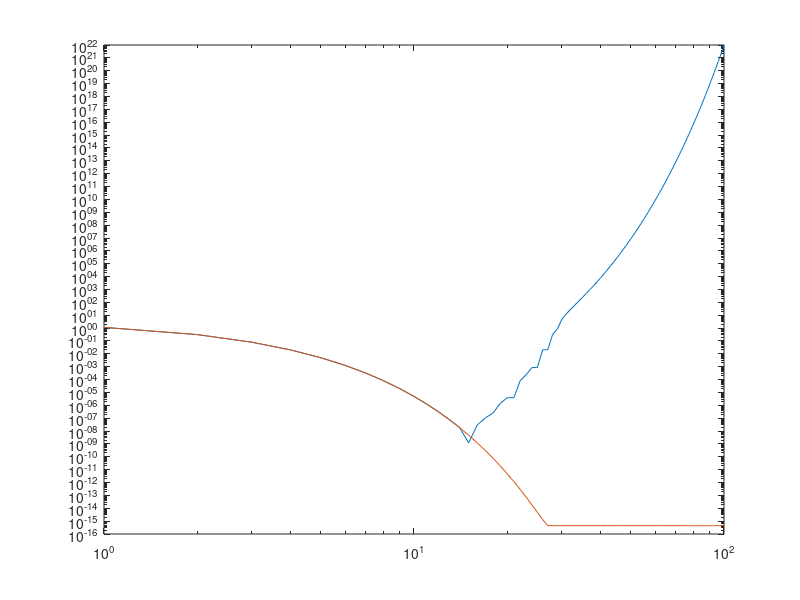

This chart was generated by the following MATLAB code:
%% Sequences

N = 100;
x = zeros(1,N);
z = zeros(1,N);

x(1) = 2;
z(1) = 2;

for n = 2:N
  x(n) = 2^(n-1/2) * sqrt(1 - sqrt(1 - 4^(1-n)*x(n-1)^2));
  z(n) = z(n-1) * sqrt(2 / (1 + sqrt(1 - 4^(1-n)*z(n-1)^2)));
end

% Plotting the relative error onto one figure

figure(16);
loglog(1:N, abs(x-pi), 1:N, abs(z-pi));
